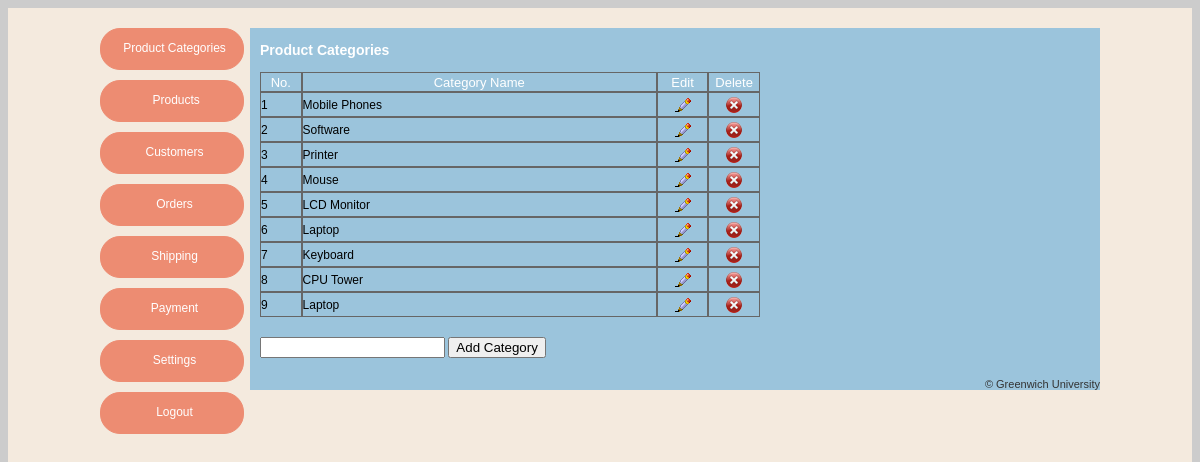
The page /admin/home.php (signed in) on the database its author committed.
### tables this page shows
CREATE TABLE `categories` (
  `categoriesid` int(11) NOT NULL,
  `categoriesname` varchar(50) NOT NULL
);

### admin/lib/function.php (called while the page is built, shortened)
<?php
	function getData($sql){
		require('./config/connect.php');
		$result = mysqli_query($mydb, $sql);
		$i = 0;
		while($row = mysqli_fetch_array($result)){
			$data[$i++] = $row;
		}
		return $data;
	}
	function getRowCount($sql){
		require('./config/connect.php');
		$result = mysqli_query($mydb, $sql);
		$num = mysqli_num_rows($result);
		return $num;
	}
?>

### admin/categories.php (the view, shortened to what this page needs)
<?php
	require_once('lib/function.php');
	$sql = "SELECT * FROM categories ORDER BY categoriesid desc";
	$rowcount = getRowCount($sql);
	$row = getData($sql);
?>
<h3>Product Categories</h3>
<table cellpadding="0" cellspacing="0" width="500px" class="displaytable">
<tr class="titletext" align="center" height="20px">
    <td width="40">No.</td>
	<td width="360">Category Name</td>
	<td width="50">Edit</td>
	<td width="50">Delete</td>
  </tr>
<?php
	for($i=0; $i < $rowcount; $i++){
?>
	<tr height="25px">
		<td><?php echo($i + 1) ?></td>
		<td><?php echo($row[$i][1]) ?></td>
		<td align="center"><a href="?page=categoriesedit&id=<?php echo($row[$i][0]) ?>"><img src="img/b_edit.png" width="16" height="16" /></a></td>
		<td align="center"><a href="?page=categoriesdelete&id=<?php echo($row[$i][0]) ?>"  onClick="return confirm('Do you want to delete <?php echo($row[$i][1]) ?> catogry?');"><img src="img/b_drop.png" width="16" height="16" /></a></td>
    </tr>
<?php
	}
?>
</table>
<div class="space"></div>
<form action="?page=categoriesadd" method="post" onsubmit="return validcat();">
  <input type="text" name="name" id="name" />
  <input type="submit" value="Add Category" />
</form>
<div class="space"></div>

### admin/css/admin.css (style rules this page uses)
body { background-color:#CCCCCC; font-family:Verdana, Arial, Helvetica, sans-serif; font-size:12px; color:#000; position: relative; }
h3 { color:#FFFFFF; }
a { color:#FFF; text-decoration:none; }
img { border:none; }
.displaytable tr td { border:solid #666666 1px; }
.titletext { color:#FFFFFF; font-size:13px; }
.space { height:20px; }

### rows shown on the page
categories: categoriesname "Mobile Phones"
categories: categoriesname "Software"
categories: categoriesname "Printer"
categories: categoriesname "Mouse"
categories: categoriesname "LCD Monitor"
categories: categoriesname "Laptop"
categories: categoriesname "Keyboard"
categories: categoriesname "CPU Tower"
categories: categoriesname "Laptop"
